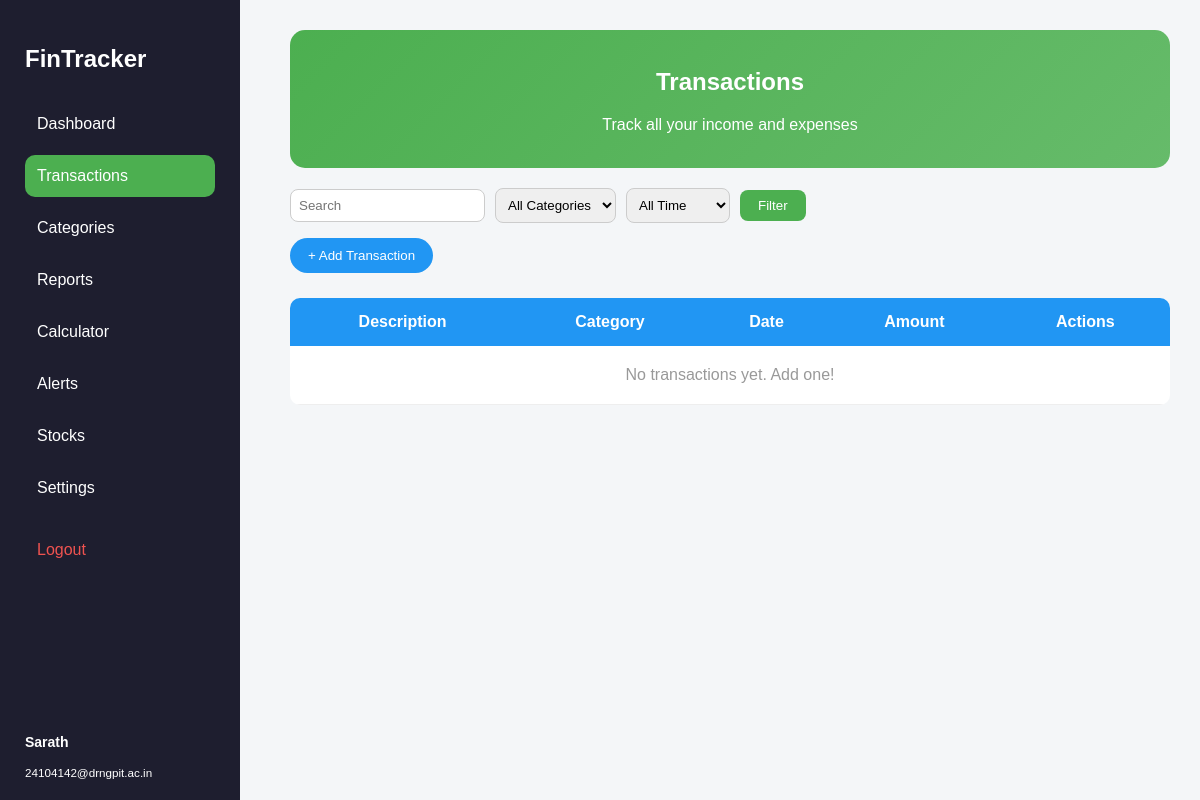
Before: /transaction/ (signed in) with the older database file.
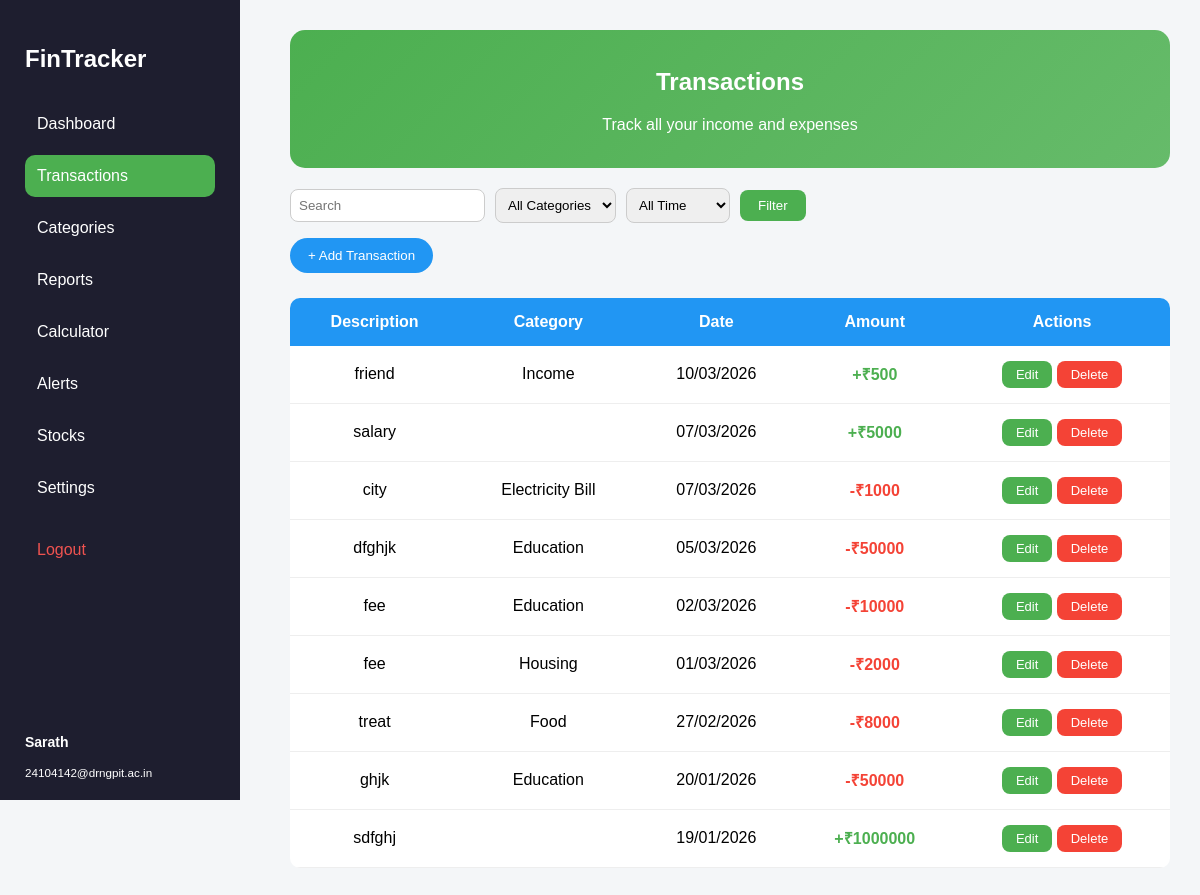
After: the same page with the newer database file.
### myapp/models.py (models this page shows, shortened)
class Transaction(models.Model):
    TRANSACTION_TYPES = [
        ('income', 'Income'),
        ('expense', 'Expense'),
    ]
    user = models.ForeignKey(User, on_delete=models.CASCADE, related_name='transactions')
    description = models.CharField(max_length=255)
    category = models.CharField(max_length=100)
    amount = models.DecimalField(max_digits=12, decimal_places=2)
    transaction_type = models.CharField(max_length=7, choices=TRANSACTION_TYPES, default='expense')
    date = models.DateField()
    created_at = models.DateTimeField(auto_now_add=True)
    class Meta:
        ordering = ['-date', '-created_at']

### myapp/views.py (the view)
# urls.py: path('transaction/', transaction_view, name='transaction'),
@login_required
def transaction_view(request):
    user = request.user
    transactions = Transaction.objects.filter(user=user)
    categories = Category.objects.filter(user=user)
    search = request.GET.get('search', '').strip()
    cat_filter = request.GET.get('category', '')
    time_filter = request.GET.get('time', '')
    if search:
        transactions = transactions.filter(
            Q(description__icontains=search) | Q(category__icontains=search)
        )
    if cat_filter:
        transactions = transactions.filter(category=cat_filter)
    if time_filter == 'today':
        transactions = transactions.filter(date=timezone.now().date())
    elif time_filter == 'month':
        now = timezone.now().date()
        transactions = transactions.filter(date__year=now.year, date__month=now.month)
    context = {
        'transactions': transactions,
        'categories': categories,
        'search': search,
        'cat_filter': cat_filter,
        'time_filter': time_filter,
    }
    return render(request, 'transaction.html', context)

### static/templates/transaction.html (shortened to what this page needs)
{% load static %}
<!DOCTYPE html>
<html lang="en">
<head>
    <link rel="stylesheet" href="{% static 'css/transactions1.css' %}">
</head>
<body>
<div class="layout">
    <div class="sidebar">
        <h2 class="logo">FinTracker</h2>
        <nav class="menu">
            <a href="{% url 'dashboard' %}">Dashboard</a>
            <a href="{% url 'transaction' %}" class="active">Transactions</a>
            <a href="{% url 'category' %}">Categories</a>
            <a href="{% url 'report' %}">Reports</a>
            <a href="{% url 'calculator' %}">Calculator</a>
            <a href="{% url 'alert' %}">Alerts</a>
            <a href="{% url 'stock' %}">Stocks</a>
            <a href="{% url 'setting' %}">Settings</a>
            <a href="{% url 'logout' %}" class="logout-link">Logout</a>
        </nav>
        <div class="profile">
            <p><strong>{{ request.user.username }}</strong></p>
            <small>{{ request.user.email }}</small>
        </div>
    </div>
    <main class="content">
        <div class="page-intro">
            <h2>Transactions</h2>
            <p>Track all your income and expenses</p>
        </div>
        <section class="filters">
            <form method="GET" action="{% url 'transaction' %}" class="filter-form">
                <input type="text" name="search" placeholder="Search" value="{{ search }}">
                <select name="category">
                    <option value="">All Categories</option>
                </select>
                <select name="time">
                    <option value="" {% if not time_filter %}selected{% endif %}>All Time</option>
                </select>
                <button type="submit" class="filter-btn">Filter</button>
            </form>
            <button class="add-btn" id="openAddModal">+ Add Transaction</button>
        </section>
        <table>
            <thead>
                <tr>
                    <th>Description</th>
                    <th>Category</th>
                    <th>Date</th>
                    <th>Amount</th>
                    <th>Actions</th>
                </tr>
            </thead>
            <tbody>
                {% for txn in transactions %}
                <tr>
                    <td>{{ txn.description }}</td>
                    <td>{{ txn.category }}</td>
                    <td>{{ txn.date|date:"d/m/Y" }}</td>
                    <td class="{{ txn.transaction_type }}">
                        {% if txn.transaction_type == 'income' %}+{% else %}-{% endif %}₹{{ txn.amount|floatformat:0 }}
                    </td>
                    <td>
                        <button class="edit edit-txn-btn" data-pk="{{ txn.pk }}" data-desc="{{ txn.description|escapejs }}" data-cat="{{ txn.category|escapejs }}" data-amount="{{ txn.amount }}" data-date="{{ txn.date|date:'Y-m-d' }}" data-type="{{ txn.transaction_type }}">Edit</button>
                        <form method="POST" action="{% url 'delete_transaction' txn.pk %}" class="inline-form">
                            <button type="submit" class="delete">Delete</button>
                        </form>
                    </td>
                </tr>
                {% empty %}
                <tr><td colspan="5" class="empty-msg">No transactions yet. Add one!</td></tr>
                {% endfor %}
            </tbody>
        </table>
    </main>
</div>
</body>
</html>

Changed rows visible on the page:
added Transaction: description "friend", category "Income", date "10/03/2026", amount "500", transaction_type "income" (drawn)
added Transaction: description "salary", date "07/03/2026", amount "5000", transaction_type "income" (drawn)
added Transaction: description "city", category "Electricity Bill", date "07/03/2026", amount "1000"
added Transaction: description "dfghjk", category "Education", date "05/03/2026", amount "50000"
added Transaction: description "fee", category "Education", date "02/03/2026", amount "10000"
added Transaction: description "fee", category "Housing", date "01/03/2026", amount "2000"
added Transaction: description "treat", category "Food", date "27/02/2026", amount "8000"
added Transaction: description "ghjk", category "Education", date "20/01/2026", amount "50000"
added Transaction: description "sdfghj", date "19/01/2026", amount "1000000", transaction_type "income" (drawn)
Other visible differences:
text no longer shown: "No transactions yet. Add one!"
